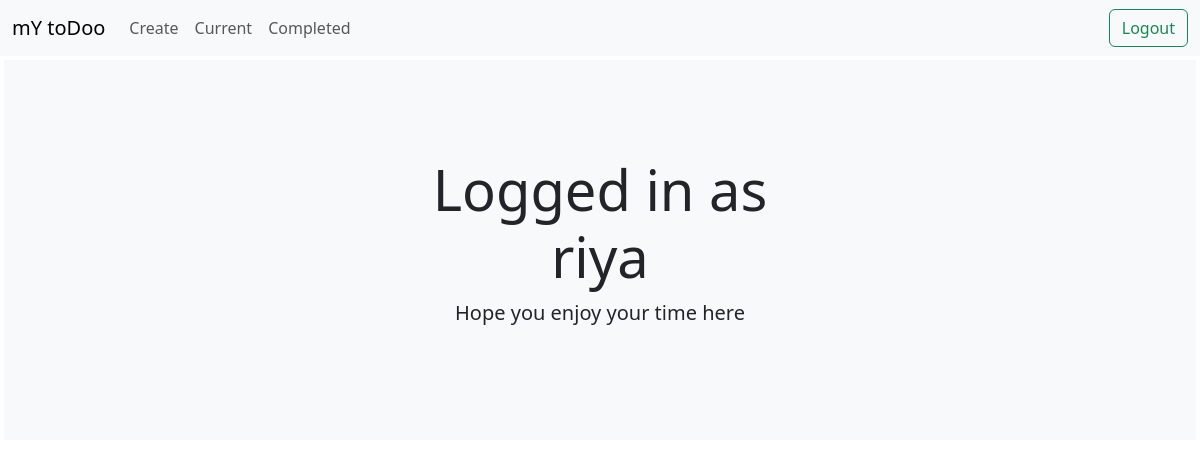
Before: /current/ (signed in) with the older database file.
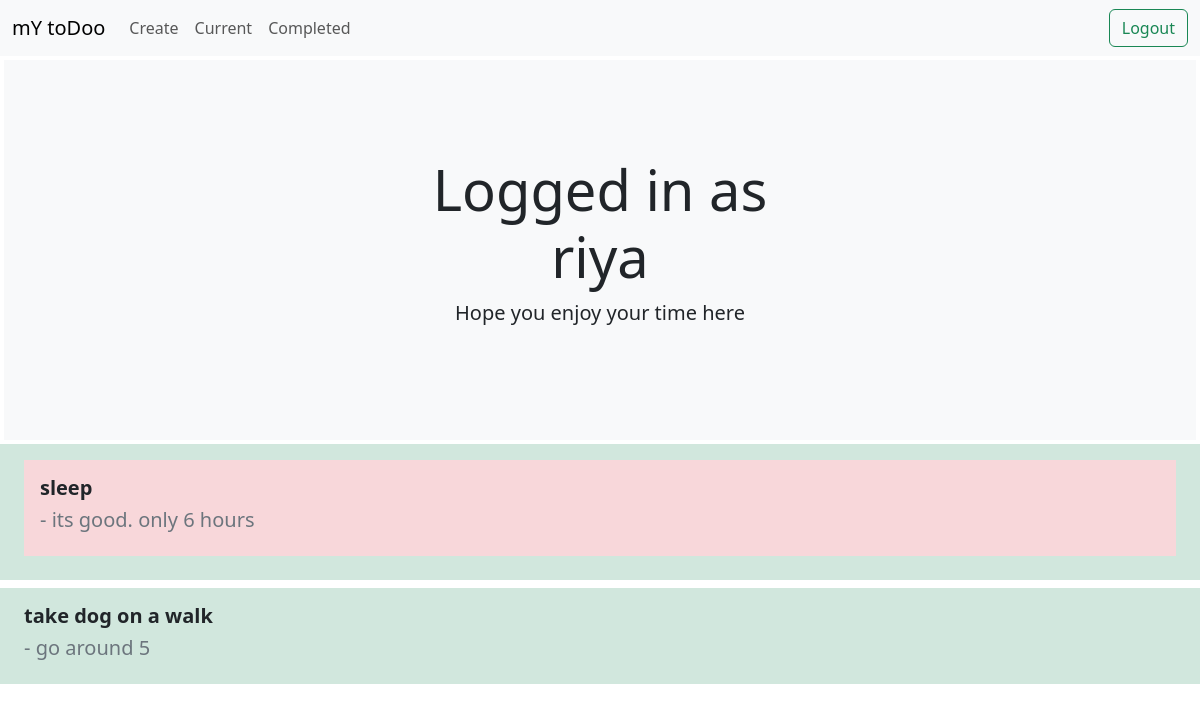
After: the same page with the newer database file.
### todoapp/models.py (models this page shows, shortened)
class Todo(models.Model):
    title = models.CharField(max_length=100)
    memo = models.TextField(blank=True)
    created = models.DateTimeField(auto_now_add=True)
    datecompleted = models.DateTimeField(null= True , blank=True)
    important = models.BooleanField(default=False)
    user = models.ForeignKey(User, on_delete=models.CASCADE)

### todoapp/views.py (the view)
# urls.py: path("current/",views.currenttodos,name="currenttodos"),
@login_required
def currenttodos(request):
    todos = Todo.objects.filter(user = request.user, datecompleted__isnull = True)
    return render(request,'todoapp/currenttodos.html' , {'todos':todos})

### todoapp/templates/todoapp/currenttodos.html
{% extends 'todoapp/base.html' %}
{% block content %}
<ul class="list-unstyled">
    {% for todo in todos %}
    <div class="p-3 mb-2 bg-success-subtle ">
        <li>
            <a href="{% url 'viewtodo'   todo.id  %}" class="nav-link px-2 link-secondary">
                {% if todo.important %}
                <div class="p-3 mb-2 bg-danger-subtle ">
                    {% endif %}
                    <h5 class="text-dark"><b>{{ todo.title }}</b></h5>
                    {% if todo.memo %} <h5 class=" text-secondary">- {{ todo.memo }}</h5> {% endif %}
                </div>
            </a>
        </li>
    </div>
    {% endfor %}
</ul>
{% endblock %}

Changed rows visible on the page:
added Todo: title "sleep", memo "its good. only 6 hours"
added Todo: title "take dog on a walk", memo "go around 5"
